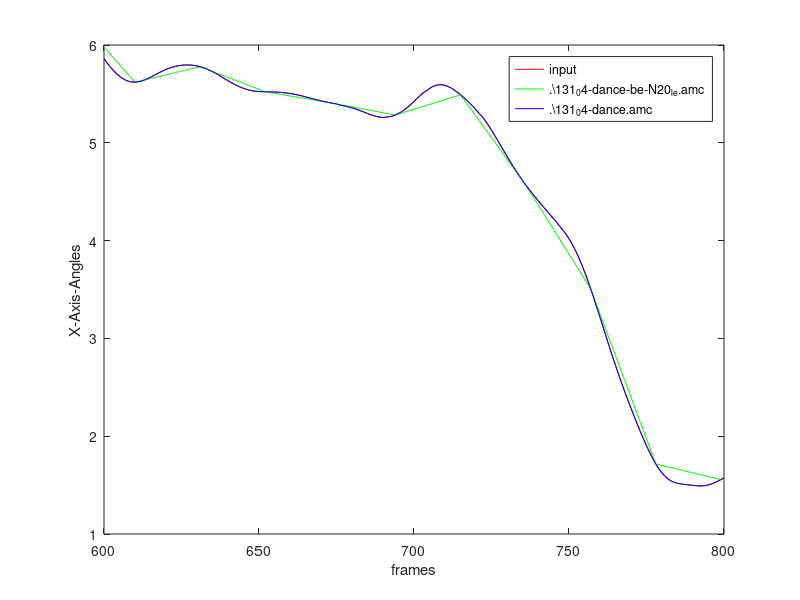

The MATLAB source for this figure:
x = [600 601 602 603 604 605 606 607 608 609 610 611 612 613 614 615 616 617 618 619 620 621 622 623 624 625 626 627 628 629 630 631 632 633 634 635 636 637 638 639 640 641 642 643 644 645 646 647 648 649 650 651 652 653 654 655 656 657 658 659 660 661 662 663 664 665 666 667 668 669 670 671 672 673 674 675 676 677 678 679 680 681 682 683 684 685 686 687 688 689 690 691 692 693 694 695 696 697 698 699 700 701 702 703 704 705 706 707 708 709 710 711 712 713 714 715 716 717 718 719 720 721 722 723 724 725 726 727 728 729 730 731 732 733 734 735 736 737 738 739 740 741 742 743 744 745 746 747 748 749 750 751 752 753 754 755 756 757 758 759 760 761 762 763 764 765 766 767 768 769 770 771 772 773 774 775 776 777 778 779 780 781 782 783 784 785 786 787 788 789 790 791 792 793 794 795 796 797 798 799 800 ];
y = [5.86093 5.81754 5.77712 5.74034 5.70781 5.68003 5.65737 5.64006 5.62817 5.62162 5.62014 5.62333 5.63066 5.64146 5.65499 5.67043 5.68696 5.7038 5.72027 5.73577 5.74989 5.76232 5.77289 5.78151 5.78816 5.79282 5.7955 5.79617 5.79485 5.79147 5.78601 5.77845 5.76878 5.75705 5.74334 5.72784 5.71076 5.69243 5.67337 5.65408 5.63503 5.61667 5.59936 5.58342 5.56908 5.55654 5.54605 5.53765 5.53136 5.52701 5.52428 5.52272 5.52183 5.52118 5.52041 5.51921 5.51751 5.51521 5.51226 5.50861 5.50419 5.49894 5.49282 5.48587 5.47821 5.47 5.4615 5.45297 5.44466 5.43677 5.42923 5.42209 5.41538 5.40908 5.4032 5.39763 5.38652 5.38029 5.37359 5.36615 5.35757 5.34771 5.33664 5.32467 5.31224 5.2999 5.2882 5.27769 5.26884 5.26211 5.25793 5.2635 5.26625 5.27304 5.28404 5.29919 5.3182 5.34058 5.36581 5.39335 5.42265 5.453 5.48348 5.51296 5.53156 5.55534 5.57411 5.58697 5.59344 5.59347 5.58739 5.5758 5.5595 5.53939 5.51632 5.49097 5.46379 5.43499 5.4045 5.37204 5.33724 5.2997 5.26863 5.22491 5.17811 5.1286 5.07695 5.02383 4.96994 4.91592 4.86233 4.80962 4.75816 4.70824 4.6601 4.61398 4.57 4.5281 4.48794 4.44899 4.41075 4.37282 4.33513 4.2977 4.26062 4.22382 4.18696 4.14624 4.10681 4.0667 4.01886 3.96502 3.9045 3.83704 3.76285 3.68242 3.59645 3.50576 3.41128 3.31401 3.21493 3.115 3.01515 2.91621 2.81888 2.72369 2.63099 2.54093 2.45348 2.36844 2.28556 2.20462 2.12551 2.04838 1.97369 1.90215 1.83466 1.77224 1.71585 1.66626 1.62402 1.58928 1.56195 1.54173 1.52757 1.51824 1.51224 1.50809 1.50455 1.50093 1.4972 1.49385 1.49163 1.49195 1.49538 1.50218 1.5122 1.52503 1.54003 1.55657 1.57418 ];
y1 = [5.97824 5.94243 5.90662 5.87081 5.835 5.79919 5.76338 5.72757 5.69176 5.65595 5.62014 5.62768 5.63522 5.64276 5.65029 5.65783 5.66537 5.67291 5.68045 5.68799 5.69553 5.70306 5.7106 5.71814 5.72568 5.73322 5.74076 5.7483 5.75583 5.76337 5.77091 5.77845 5.76623 5.75401 5.74179 5.72957 5.71735 5.70513 5.69291 5.68069 5.66847 5.65625 5.64403 5.63181 5.61959 5.60737 5.59515 5.58293 5.57071 5.55849 5.54627 5.53405 5.52183 5.51646 5.51109 5.50572 5.50035 5.49498 5.48962 5.48425 5.47888 5.47351 5.46814 5.46277 5.4574 5.45203 5.44666 5.44129 5.43593 5.43056 5.42519 5.41982 5.41445 5.40908 5.40313 5.39717 5.39122 5.38526 5.37931 5.37335 5.3674 5.36145 5.35549 5.34954 5.34358 5.33763 5.33167 5.32572 5.31977 5.31381 5.30786 5.3019 5.29595 5.28999 5.28404 5.29389 5.30375 5.3136 5.32346 5.33331 5.34316 5.35302 5.36287 5.37272 5.38258 5.39243 5.40229 5.41214 5.42199 5.43185 5.4417 5.45155 5.46141 5.47126 5.48112 5.49097 5.44711 5.40326 5.3594 5.31555 5.27169 5.22784 5.18398 5.14012 5.09627 5.05241 5.00856 4.9647 4.92085 4.87699 4.83313 4.78928 4.74542 4.70157 4.65771 4.61386 4.57 4.51932 4.46864 4.41797 4.36729 4.31661 4.26593 4.21525 4.16458 4.1139 4.06322 4.01254 3.96186 3.91118 3.86051 3.80983 3.75915 3.70847 3.65779 3.60712 3.55644 3.50576 3.42053 3.33529 3.25006 3.16482 3.07959 2.99436 2.90912 2.82389 2.73866 2.65342 2.56819 2.48295 2.39772 2.31249 2.22725 2.14202 2.05679 1.97155 1.88632 1.80108 1.71585 1.70827 1.70068 1.6931 1.68551 1.67793 1.67034 1.66276 1.65517 1.64759 1.64 1.63242 1.62483 1.61725 1.60966 1.60208 1.59449 1.58691 1.57932 1.57174 1.56415 1.55657 1.58455 ];
y2 = [5.86093 5.81754 5.77712 5.74034 5.70781 5.68003 5.65737 5.64006 5.62817 5.62162 5.62014 5.62333 5.63066 5.64146 5.65499 5.67043 5.68696 5.7038 5.72027 5.73577 5.74989 5.76232 5.77289 5.78151 5.78816 5.79282 5.7955 5.79617 5.79485 5.79147 5.78601 5.77845 5.76878 5.75705 5.74334 5.72784 5.71076 5.69243 5.67337 5.65408 5.63503 5.61667 5.59936 5.58342 5.56908 5.55654 5.54605 5.53765 5.53136 5.52701 5.52428 5.52272 5.52183 5.52118 5.52041 5.51921 5.51751 5.51521 5.51226 5.50861 5.50419 5.49894 5.49282 5.48587 5.47821 5.47 5.4615 5.45297 5.44466 5.43677 5.42923 5.42209 5.41538 5.40908 5.4032 5.39763 5.38652 5.38029 5.37359 5.36615 5.35757 5.34771 5.33664 5.32467 5.31224 5.2999 5.2882 5.27769 5.26884 5.26211 5.25793 5.2635 5.26625 5.27304 5.28404 5.29919 5.3182 5.34058 5.36581 5.39335 5.42265 5.453 5.48348 5.51296 5.53156 5.55534 5.57411 5.58697 5.59344 5.59347 5.58739 5.5758 5.5595 5.53939 5.51632 5.49097 5.46379 5.43499 5.4045 5.37204 5.33724 5.2997 5.26863 5.22491 5.17811 5.1286 5.07695 5.02383 4.96994 4.91592 4.86233 4.80962 4.75816 4.70824 4.6601 4.61398 4.57 4.5281 4.48794 4.44899 4.41075 4.37282 4.33513 4.2977 4.26062 4.22382 4.18696 4.14624 4.10681 4.0667 4.01886 3.96502 3.9045 3.83704 3.76285 3.68242 3.59645 3.50576 3.41128 3.31401 3.21493 3.115 3.01515 2.91621 2.81888 2.72369 2.63099 2.54093 2.45348 2.36844 2.28556 2.20462 2.12551 2.04838 1.97369 1.90215 1.83466 1.77224 1.71585 1.66626 1.62402 1.58928 1.56195 1.54173 1.52757 1.51824 1.51224 1.50809 1.50455 1.50093 1.4972 1.49385 1.49163 1.49195 1.49538 1.50218 1.5122 1.52503 1.54003 1.55657 1.57418 ];
plot(x,y,'r',x,y1,'g',x,y2,'b')
xlabel('frames')
ylabel('X-Axis-Angles')
legend('input','.\131_04-dance-be-N20_l_e.amc','.\131_04-dance.amc')
